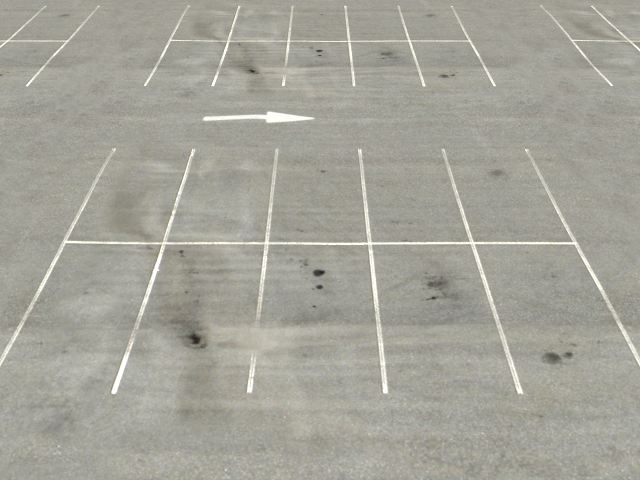
#> input picture image7.png, 640 x 480 px
$ python hough-transform.py
#> lines starting #> are read from the running program, lines starting #| are printed output that depends on the picture
"""
@file hough_lines.py
@brief This program demonstrates line finding with the Hough transform
"""
import sys
import math
import cv2 as cv
import numpy as np


def main(argv):
    default_file = 'image7.png'
    filename = argv[0] if len(argv) > 0 else default_file
    # Loads an image
    src = cv.imread(cv.samples.findFile(filename), cv.IMREAD_GRAYSCALE)
#> src: shape (480, 640); min 34, max 255, mean 162

    dst = cv.Canny(src, 50, 200, None, 3)
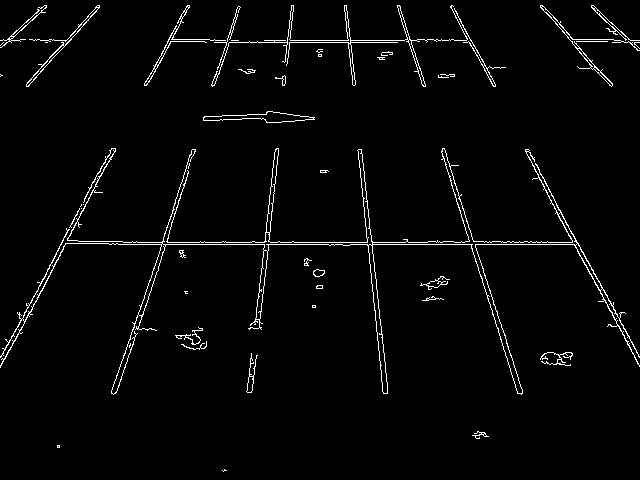
#> dst: shape (480, 640); 2.6% white in thin lines or dots

    # Copy edges to the images that will display the results in BGR
    cdst = cv.cvtColor(dst, cv.COLOR_GRAY2BGR)
#> cdst: shape (480, 640, 3); 2.6% white in thin lines or dots

    lines = cv.HoughLines(dst, 1, np.pi / 180, 150, None, 0, 0)
#> lines = 16 rows, first 8: [244, 1.57], [242, 1.57], [40, 1.57], [42, 1.57], [-344, 3.04], [-376, 2.83], [292, 0.105], [-340, 3.04]

    if lines is not None:
        for i in range(0, len(lines)):
            rho = lines[i][0][0]
            theta = lines[i][0][1]
            a = math.cos(theta)
            b = math.sin(theta)
            x0 = a * rho
            y0 = b * rho
            pt1 = (int(x0 + 1000 * (-b)), int(y0 + 1000 * (a)))
            pt2 = (int(x0 - 1000 * (-b)), int(y0 - 1000 * (a)))
            cv.line(cdst, pt1, pt2, (0, 0, 255), 3, cv.LINE_AA)
#> this loop made 16 passes
#> (rho, theta, a, b, x0, y0, pt1, pt2) on passes 1 to 10: (244, 1.57, -4.37e-08, 1, -1.07e-05, 244, (-1000, 243), (999, 244)), (242, 1.57, -4.37e-08, 1, -1.06e-05, 242, (-1000, 241), (999, 242)), (40, 1.57, -4.37e-08, 1, -1.75e-06, 40, (-1000, 39), (999, 40)), (42, 1.57, -4.37e-08, 1, -1.84e-06, 42, (-1000, 41), (999, 42)), (-344, 3.04, -0.995, 0.105, 342.1, -35.96, (237, -1030), (446, 958)), (-376, 2.83, -0.951, 0.309, 357.6, -116.2, (48, -1067), (666, 834)), (292, 0.105, 0.995, 0.105, 290.4, 30.52, (185, 1025), (394, -963)), (-340, 3.04, -0.995, 0.105, 338.1, -35.54, (233, -1030), (442, 958)), (168, 0.489, 0.883, 0.469, 148.3, 78.87, (-321, 961), (617, -804)), (239, 1.59, -0.0175, 1, -4.17, 239, (-1004, 221), (995, 256))
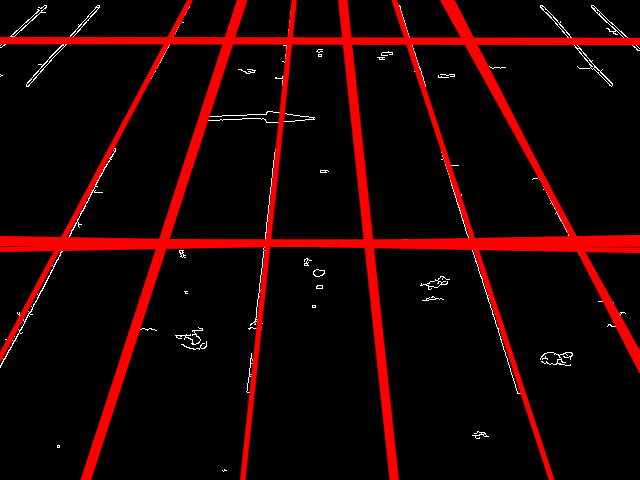
#> cdst: shape (480, 640, 3); mean B, G, R 2.2, 2.2, 28.8


    cv.imshow("Source", src)
    cv.imshow("Detected Lines (in red) - Standard Hough Line Transform", cdst)

    cv.waitKey()
    return 0


if __name__ == "__main__":
    main(sys.argv[1:])

$ run again, with image2.jpg saved as image7.png
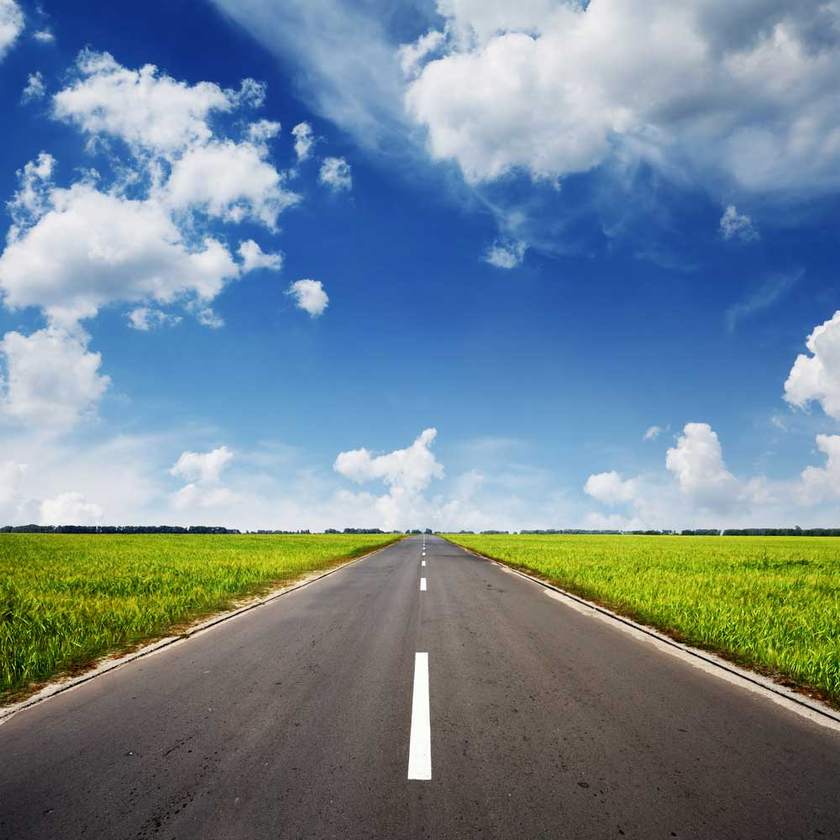
#> input picture image2.jpg, 840 x 840 px, shrunk from 1000 x 1000 before the run
#> in main, `dst = cv.Canny(src, 50, 200, None, 3)`:
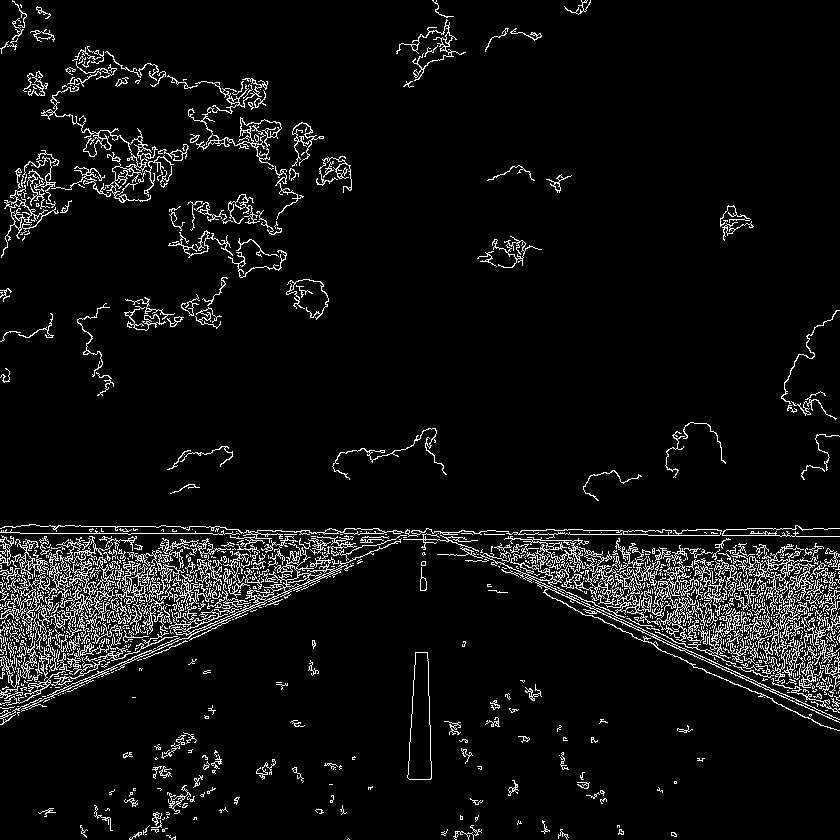
#> dst: shape (840, 840); 6.1% white in thin lines or dots
#> lines = 725 rows, first 8: [533, 1.57], [560, 1.57], [568, 1.57], [554, 1.57], [546, 1.59], [557, 1.61], [569, 1.59], [581, 1.54]
#> the loop in main, `for i in range(0, len(lines)):` made 725 passes
#> (rho, theta, a, b, x0, y0, pt1, pt2) on passes 1 to 3: (533, 1.57, -4.37e-08, 1, -2.33e-05, 533, (-1000, 532), (999, 533)), (560, 1.57, -4.37e-08, 1, -2.45e-05, 560, (-1000, 559), (999, 560)), (568, 1.57, -4.37e-08, 1, -2.48e-05, 568, (-1000, 567), (999, 568))
#> after the loop in main, `for i in range(0, len(lines)):`:
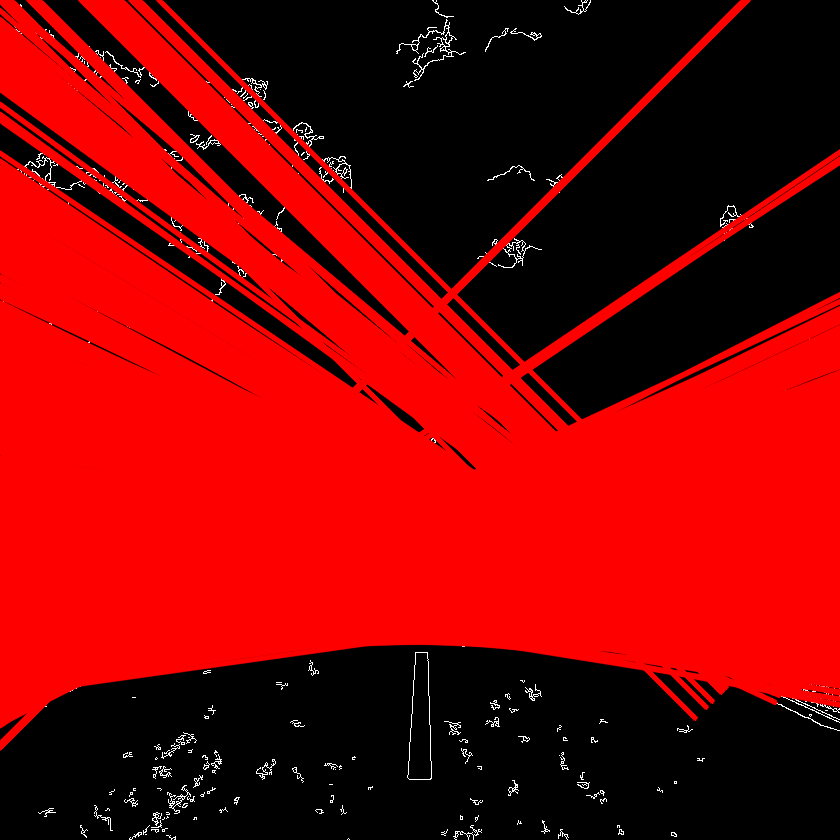
#> cdst: shape (840, 840, 3); mean B, G, R 2.1, 2.1, 132.6

$ run again, with image3.jpg saved as image7.png
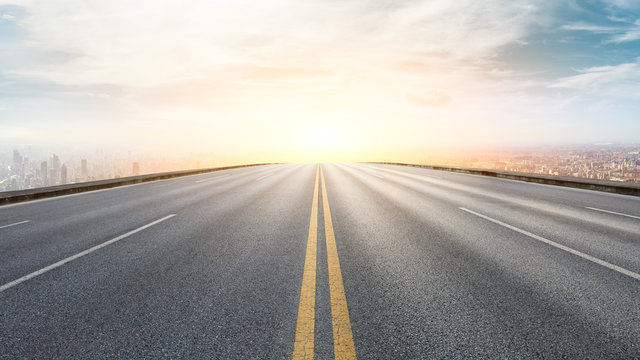
#> input picture image3.jpg, 640 x 360 px
#> in main, `dst = cv.Canny(src, 50, 200, None, 3)`:
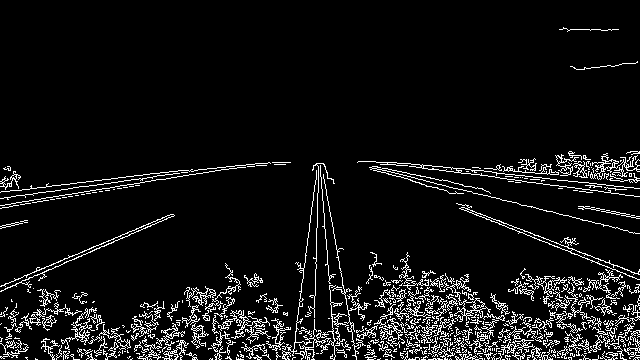
#> dst: shape (360, 640); 7.5% white in thin lines or dots
#> lines = 135 rows, first 8: [72, 1.82], [345, 1.57], [320, 1.62], [359, 1.57], [357, 1.54], [327, 1.61], [337, 1.61], [202, 1.41]
#> the loop in main, `for i in range(0, len(lines)):` made 135 passes
#> (rho, theta, a, b, x0, y0, pt1, pt2) on passes 1 to 6: (72, 1.82, -0.242, 0.97, -17.42, 69.86, (-987, -172), (952, 311)), (345, 1.57, -4.37e-08, 1, -1.51e-05, 345, (-1000, 344), (999, 345)), (320, 1.62, -0.0523, 0.999, -16.75, 319.6, (-1015, 267), (981, 371)), (359, 1.57, -4.37e-08, 1, -1.57e-05, 359, (-1000, 358), (999, 359)), (357, 1.54, 0.0349, 0.999, 12.46, 356.8, (-986, 391), (1011, 321)), (327, 1.61, -0.0349, 0.999, -11.41, 326.8, (-1010, 291), (987, 361))
#> after the loop in main, `for i in range(0, len(lines)):`:
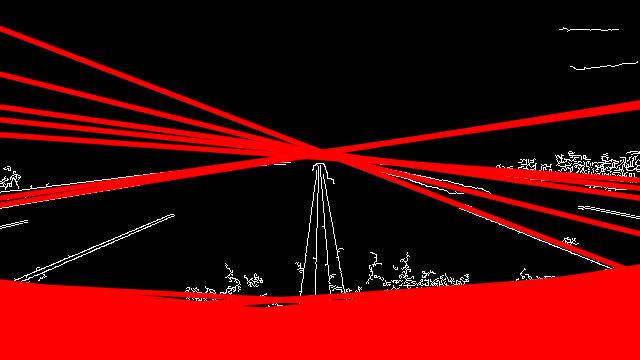
#> cdst: shape (360, 640, 3); mean B, G, R 4.1, 4.1, 78.4
